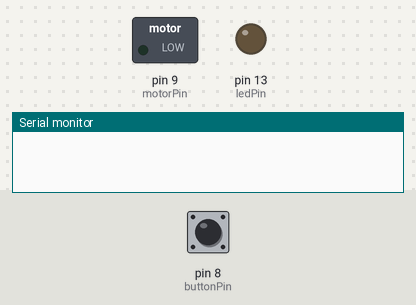
Bench run of a sketch on a simulated Arduino Uno, built with avr-gcc and run on an emulated ATmega328P. Parts: switched loads named in the sketch (green lamp = pin HIGH), output pins drawn as LEDs (lit = HIGH), the last lines printed to the serial monitor. The inputs (shaded band) are chosen by the test bench; at power-on: pin 8 (buttonPin) HIGH.

Above: at 1.2 s.
1.3 s: pin 8 (buttonPin) pulled LOW for 0.15 s
At 2.5 s:
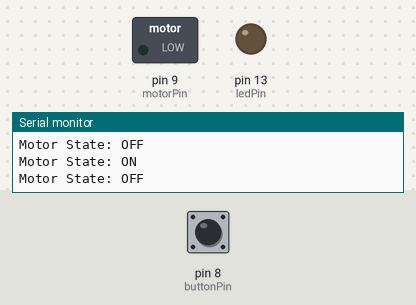
2.9 s: pin 8 (buttonPin) pulled LOW for 1 s
At 3.16 s:
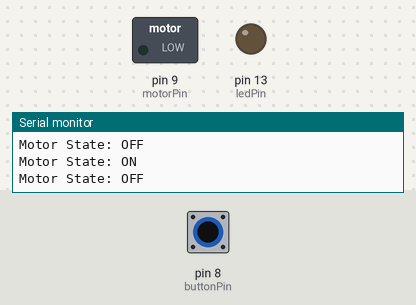
5.4 s: pin 8 (buttonPin) pulled LOW for 3.2 s
At 8.9 s:
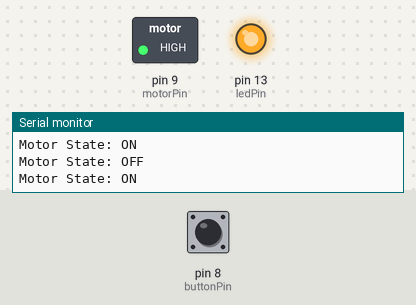
10.1 s: pin 8 (buttonPin) pulled LOW for 0.15 s
At 11.4 s:
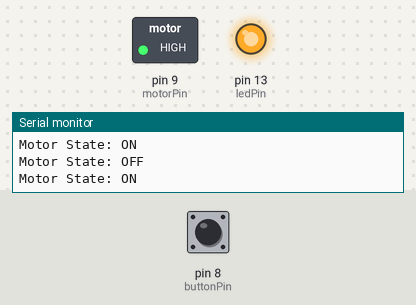
11.7 s: pin 8 (buttonPin) driven LOW
At 12.6 s:
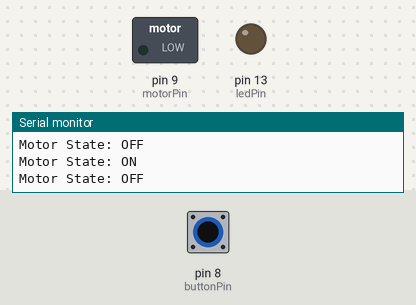
14.7 s: pin 8 (buttonPin) driven HIGH
At 14.7 s:
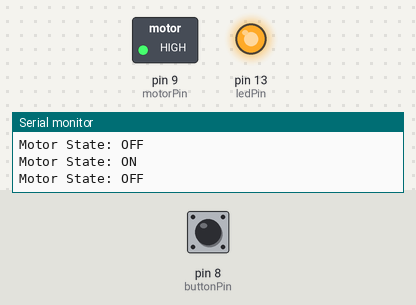
Timing chart, 0 to 17.2 s (numbered marks = the images above; inputs shaded):
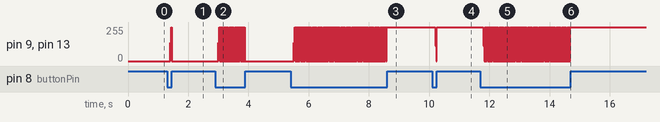

Measured:
- after the input at 1.3 s, pin 9 (motorPin), pin 13 (ledPin): 0/255 → 136/255 after 0.10 s, → 255/255 0.04 s later, → 0/255 0.01 s later
- after the input at 2.9 s, pin 9 (motorPin), pin 13 (ledPin): 0/255 → 136/255 after 0.09 s, then repeats every 0.03 s: 255/255 0.01 s, 0/255 0.02 s, until it stays 0/255 from 3.9 s
- after the input at 5.4 s, pin 9 (motorPin), pin 13 (ledPin): 0/255 → 136/255 after 0.10 s, then repeats every 0.03 s: 255/255 0.01 s, 0/255 0.02 s, until it stays 255/255 from 8.6 s
- after the input at 10.1 s, pin 9 (motorPin), pin 13 (ledPin): 255/255 → 113/255 after 0.10 s, → 0/255 0.04 s later, → 255/255 0.01 s later
- after the input at 11.7 s, pin 9 (motorPin), pin 13 (ledPin): 255/255 → 113/255 after 0.10 s, then repeats every 0.03 s: 0/255 0.01 s, 255/255 0.02 s
- after the input at 14.7 s, pin 9 (motorPin), pin 13 (ledPin): stops changing and stays 255/255

The sketch:

sketch_jun27a.ino
```cpp
const int buttonPin = 8;
const int ledPin = 13;
const int motorPin = 9;

bool motorState = false;
unsigned long lastDebounceTime = 0;
unsigned long debounceDelay = 50;

void setup() {
  pinMode(buttonPin, INPUT_PULLUP);
  pinMode(ledPin, OUTPUT);
  pinMode(motorPin, OUTPUT);
  Serial.begin(9600);
  digitalWrite(motorPin, LOW);
}

void loop() {
  int buttonState = digitalRead(buttonPin);
  static int lastButtonState = HIGH;

  if (buttonState != lastButtonState) {
    lastDebounceTime = millis();
  }

  if ((millis() - lastDebounceTime) > debounceDelay) {
    if (buttonState == LOW) {
      motorState = !motorState;
      digitalWrite(ledPin, motorState ? HIGH : LOW);
      digitalWrite(motorPin, motorState ? HIGH : LOW);
      Serial.print("Motor State: ");
      Serial.println(motorState ? "ON" : "OFF");
    }
  }

  lastButtonState = buttonState;
}
```
